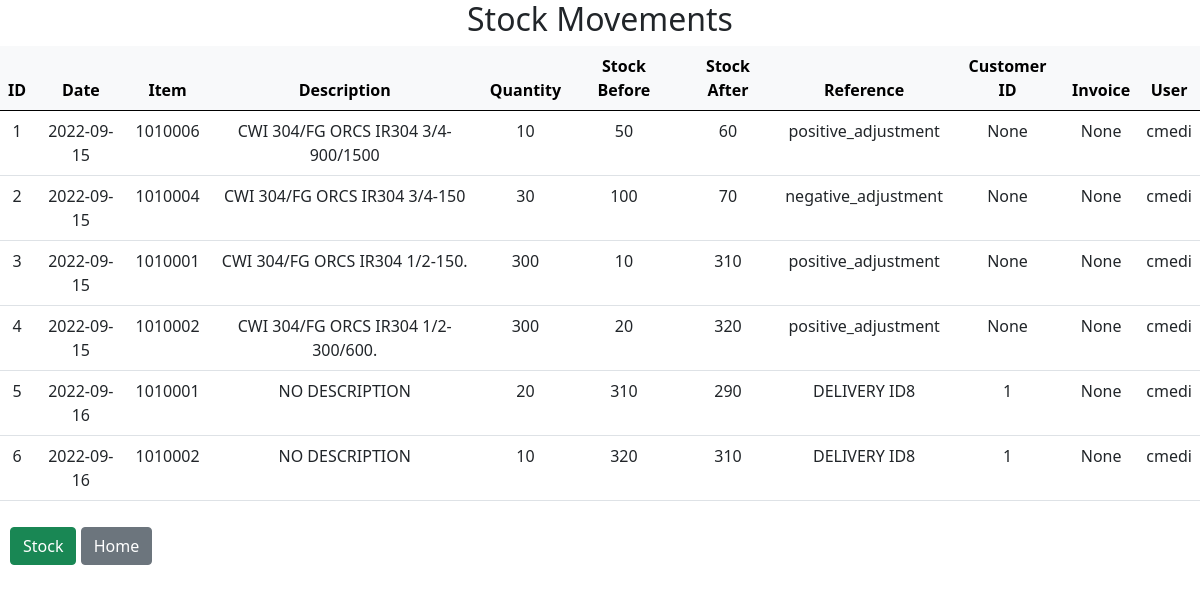
The page /stock_movement on the database its author committed.
### tables this page shows
CREATE TABLE stock_moves (id INTEGER PRIMARY KEY AUTOINCREMENT, date DATE DEFAULT CURRENT_DATE, item_id INTEGER NOT NULL, item_description TEXT NOT NULL, quantity INTEGER NOT NULL, stock_bef INTEGER NOT NULL, stock_aft INTEGER NOT NULL, reference TEXT NOT NULL, customer_id INTEGER, invoice_id INTEGER, user_id INTEGER NOT NULL, FOREIGN KEY (item_id) REFERENCES items (id) ON DELETE CASCADE, FOREIGN KEY (customer_id) REFERENCES customers (id) ON DELETE CASCADE, FOREIGN KEY (invoice_id) REFERENCES invoice_header (invoice_num) ON DELETE CASCADE);

### app.py (the view)
@app.route("/stock_movement", methods=["GET"])
def get_stock_movements():
    moves = db.execute("SELECT * FROM stock_moves")
    return render_template("stock_movements.html", moves=moves)

### app.py (called while the page is built)
@app.after_request
def after_request(response):
    response.headers["Cache-Control"] = "no-cache, no-store, must-revalidate"
    response.headers["Expires"] = 0
    response.headers["Pragma"] = "no-cache"
    return response

### templates/stock_movements.html (shortened to what this page needs)
{% extends "layout.html" %}
{% block body %}
    <h2 style="text-align: center">Stock Movements</h2>
    <table class="table" style="text-align: center">
        <thead class="table-light">
            <tr>
                <th>ID</th>
                <th>Date</th>
                <th>Item</th>
                <th>Description</th>
                <th>Quantity</th>
                <th>Stock Before</th>
                <th>Stock After</th>
                <th>Reference</th>
                <th>Customer ID</th>
                <th>Invoice</th>
                <th>User</th>
            </tr>
        </thead>
        <tbody>
            {% for move in moves %}
            <tr>
                <td>{{ move["id"] }}</td>
                <td>{{ move["date"] }}</td>
                <td>{{ move["item_id"] }}</td>
                <td>{{ move["item_description"] }}</td>
                <td>{{ move["quantity"] }}</td>
                <td>{{ move["stock_bef"] }}</td>
                <td>{{ move["stock_aft"] }}</td>
                <td>{{ move["reference"] }}</td>
                <td>{{ move["customer_id"] }}</td>
                <td>{{ move["invoice_id"] }}</td>
                <td>{{ move["user_id"] }}</td>
            </tr>
            {% endfor %}
        </tbody>
    </table>
    <div style="padding: 10px;">
        <form style="display: inline-block;" method="get" action="/current_stock">
            <button class="btn btn-success" type="submit">Stock</button>
        </form>
        <form method="get" action="/" form style="display: inline-block;">
            <button class="btn btn-secondary" type="submit">Home</button>
        </form>
    </div>
{% endblock %}

### rows shown on the page
stock_moves: id "1", date "2022-09-15", item_id "1010006", item_description "CWI 304/FG ORCS IR304 3/4-900/1500", quantity "10", stock_bef "50", stock_aft "60", reference "positive_adjustment", customer_id "None", invoice_id "None", user_id "cmedi"
stock_moves: id "2", date "2022-09-15", item_id "1010004", item_description "CWI 304/FG ORCS IR304 3/4-150", quantity "30", stock_bef "100", stock_aft "70", reference "negative_adjustment", customer_id "None", invoice_id "None", user_id "cmedi"
stock_moves: id "3", date "2022-09-15", item_id "1010001", item_description "CWI 304/FG ORCS IR304 1/2-150.", quantity "300", stock_bef "10", stock_aft "310", reference "positive_adjustment", customer_id "None", invoice_id "None", user_id "cmedi"
stock_moves: id "4", date "2022-09-15", item_id "1010002", item_description "CWI 304/FG ORCS IR304 1/2-300/600.", quantity "300", stock_bef "20", stock_aft "320", reference "positive_adjustment", customer_id "None", invoice_id "None", user_id "cmedi"
stock_moves: id "5", date "2022-09-16", item_id "1010001", item_description "NO DESCRIPTION", quantity "20", stock_bef "310", stock_aft "290", reference "DELIVERY ID8", customer_id "1", invoice_id "None", user_id "cmedi"
stock_moves: id "6", date "2022-09-16", item_id "1010002", item_description "NO DESCRIPTION", quantity "10", stock_bef "320", stock_aft "310", reference "DELIVERY ID8", customer_id "1", invoice_id "None", user_id "cmedi"
